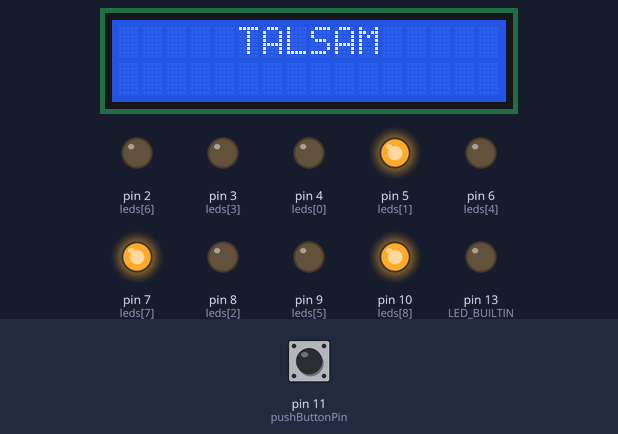
A program run on a simulated Arduino Nano, built with avr-gcc and run on an emulated ATmega328P. On the bench: 16×2 character LCD, output pins drawn as LEDs (lit = HIGH). The inputs (shaded band) are chosen by the test bench; at power-on: pin 11 (pushButtonPin) LOW. Random numbers use the default seed unless the program sets one.

Above: at 0.64 s.
At 1.05 s:
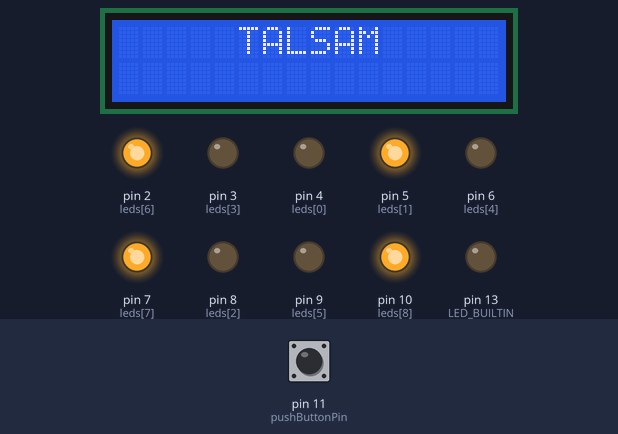
At 2.5 s:
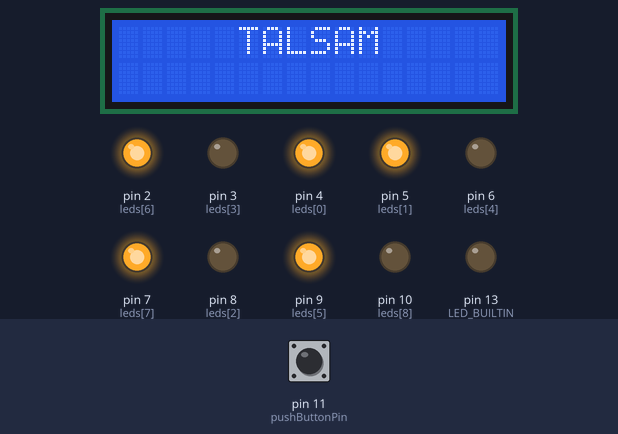
At 3.9 s:
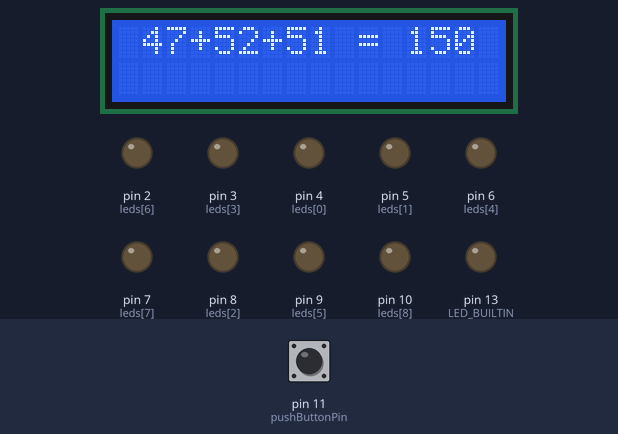
At 21.1 s:
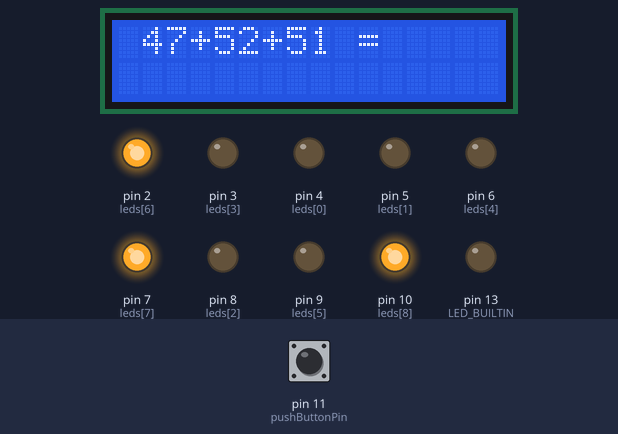
At 39.0 s:
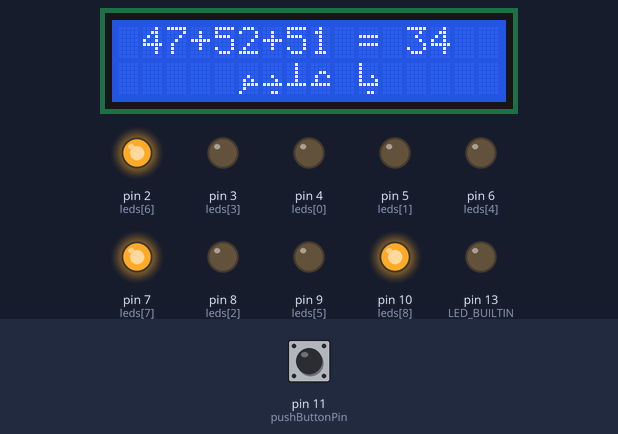
Timing chart, 0 to 40.0 s (numbered marks = the images above):
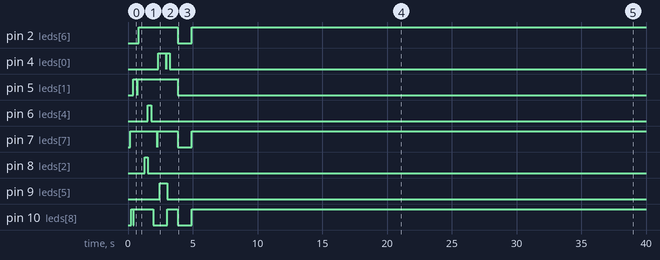

The program:

main.cpp
```cpp
#include <Arduino.h>

#include <Wire.h>
#include <LiquidCrystal_I2C.h>
#include <GOTStateMachine.h>


GOTStateMachine stateMachine(50);	// execute every 50 milliseconds
LiquidCrystal_I2C lcd(0x27, 16, 2);

#define BLINKING_LIGHT_RONDOMLY_INTERVAL 3000	// blinking light time

const int pushButtonPin = 11;  // the number of the push button pin

int leds[9] = {4, 5, 8, // LEDs [D2.. D10]
			   3, 6, 9,
			   2, 7, 10};

int gridNumbers[8][3] = {
					{49, 48, 53},
					{54, 50, 46},
					{47, 52, 51},
					{49, 54, 47},
					{48, 50, 52},
					{53, 46, 51},
					{49, 50, 51},
					{53, 50, 47}
				};

bool pushButtonState = false;
bool canClick = false;
int selectedAxis = 0;
int counter = 1;

byte yaChar[8] = {
	B10000,
	B10000,
	B10000,
	B10010,
	B10001,
	B11111,
	B00000,
	B00110
};

byte spaceChar[8] = {
	B00000,
	B00000,
	B00000,
	B00000,
	B00000,
	B00000,
	B00000,
	B00000
};


byte einChar[8] = {
	B00000,
	B00000,
	B00110,
	B01001,
	B01000,
	B11111,
	B00000,
	B00000
};

byte lamChar[8] = {
	B00100,
	B00100,
	B00100,
	B00100,
	B00100,
	B11111,
	B00000,
	B00000
};

byte ya2Char[8] = {
	B00000,
	B00000,
	B00000,
	B00100,
	B00010,
	B11111,
	B00000,
	B00110
};

byte memeChar[8] = {
	B00000,
	B00000,
	B00000,
	B00100,
	B01010,
	B01111,
	B01000,
	B10000
};


void initialize();
void start();
void randomLedsBlinking();
void setupStateMachine();
void printOnScreenAndStopLeds();
void turnOffLeds();
void lightCoordinatedLeds();
void printYa3aleemAndCount();
void turnOffLedsAndCLearScreen();
void writesTamatOrDoneOnLcd();
void turnOffLedsAndCLearScreen();

void setup() {
	initialize();
	stateMachine.setStartState(randomLedsBlinking);
}


void loop() {
	pushButtonState = digitalRead(pushButtonPin);
	stateMachine.execute();
	if (pushButtonState == HIGH && canClick) {
		canClick = false;
		stateMachine.setStartState(randomLedsBlinking);
	}
}


/**
 *****  Helpers ******
*/
void initialize() {
	pinMode(LED_BUILTIN, OUTPUT);
	pinMode(pushButtonPin, INPUT);
	for (size_t led = 0; led < sizeof(leds)/sizeof(int); led++) {
		pinMode(leds[led], OUTPUT);
	}
	Serial.begin(9600);

	lcd.createChar(2, yaChar);
	lcd.createChar(3, spaceChar);
	lcd.createChar(4, einChar);
	lcd.createChar(5, lamChar);
	lcd.createChar(6, ya2Char);
	lcd.createChar(7, memeChar);

	lcd.begin();
	lcd.backlight();
	lcd.clear();
}


void randomLedsBlinking() {
	lcd.clear();
	selectedAxis = random(0, 9);

	lcd.setCursor(5,0);
	lcd.print("TALSAM");

	digitalWrite(leds[random(0, sizeof(leds)/sizeof(int))], HIGH);
	delay(random(0, 200));
	digitalWrite(leds[random(0, sizeof(leds)/sizeof(int))], LOW);

	if (stateMachine.isDelayComplete(BLINKING_LIGHT_RONDOMLY_INTERVAL)) {
		stateMachine.changeState(printOnScreenAndStopLeds);
		return;
	}
}

void printOnScreenAndStopLeds() {
	lcd.clear();
	lcd.setCursor(0,0);
	String stringNumbers = " ";
	for (size_t c = 0; c < sizeof(gridNumbers[0])/sizeof(int); c++) {
		if (c != 2) {
			stringNumbers += String(gridNumbers[selectedAxis][c]) + "+";
		} else {
			stringNumbers += String(gridNumbers[selectedAxis][c]);
		}
	}
	delay(300);
	stringNumbers += " = 150";
	lcd.print(stringNumbers);
	if (stateMachine.isDelayComplete(500)) {
		stateMachine.changeState(turnOffLeds);
		return;
	}
}

void turnOffLeds() {
	for (size_t led = 0; led < sizeof(leds)/sizeof(int); led++) {
			digitalWrite(leds[led], LOW);
	}
	if (stateMachine.isDelayComplete(1000)) {
		stateMachine.changeState(lightCoordinatedLeds);
		return;
	}
}

void lightCoordinatedLeds() {
	switch (selectedAxis) {
		case 0:
			for (size_t i = 0; i < 3; i++) digitalWrite(leds[i], HIGH);
			break;
		case 1:
			for (size_t i = 3; i < 6; i++)	digitalWrite(leds[i], HIGH);
			break;
		case 2:
			for (size_t i = 6; i < 9; i++)	digitalWrite(leds[i], HIGH);
			break;
		case 3:
			for (size_t i = 0; i < 7; i+=3)	digitalWrite(leds[i], HIGH);
			break;
		case 4:
			for (size_t i = 1; i < 8; i+=3)	digitalWrite(leds[i], HIGH);
			break;
		case 5:
			for (size_t i = 2; i < 9; i+=3)	digitalWrite(leds[i], HIGH);
			break;
		case 6:
			for (size_t i = 0; i < 9; i+=4)	digitalWrite(leds[i], HIGH);
			break;
		case 7:
			for (size_t i = 2; i < 7; i+=2)	digitalWrite(leds[i], HIGH);
			break;
		default:
			break;;
	}
	if (stateMachine.isDelayComplete(100)) {
		stateMachine.changeState(printYa3aleemAndCount);
		counter = 1;
		return;
	}
}

void printYa3aleemAndCount() {
	lcd.setCursor(12, 0);
	lcd.print(counter);
	lcd.setCursor(5, 1);
	for (size_t i = 7; i > 1; i--) {	lcd.write(i);	}
	delay(500);
	lcd.setCursor(12, 0);
	lcd.print("   ");
	lcd.setCursor(1, 1);
	lcd.print("               ");
	delay(500);
	counter++;

	if (stateMachine.isDelayComplete(163000) || counter >= 151) {
		stateMachine.changeState(writesTamatOrDoneOnLcd);
		return;
	}
}

void writesTamatOrDoneOnLcd() {
	lcd.clear();
	lcd.setCursor(1, 6);
	lcd.print("TAMAT");
	if (stateMachine.isDelayComplete(2000)) {
		stateMachine.changeState(turnOffLedsAndCLearScreen);
		return;
	}
}

void turnOffLedsAndCLearScreen() {
	turnOffLeds();
	lcd.clear();
	canClick = true;
	if (stateMachine.isDelayComplete(1000)) {
		stateMachine.changeState(turnOffLedsAndCLearScreen);
		return;
	}
}
```

Measured:
- by itself, pin 2 (leds[6]): LOW → HIGH at 0.83 s, → LOW 3.0 s later, → HIGH 1.1 s later
- by itself, pin 4 (leds[0]): LOW → HIGH at 2.3 s, → LOW 0.61 s later, → HIGH 0.01 s later, → LOW 0.26 s later
- by itself, pin 5 (leds[1]): LOW → HIGH at 0.41 s, → LOW 0.29 s later, → HIGH 0.01 s later, → LOW 3.1 s later
- by itself, pin 6 (leds[4]): LOW → HIGH at 1.5 s, → LOW 0.26 s later
- by itself, pin 7 (leds[7]): goes HIGH 2.1 s, LOW 0.01 s, HIGH 1.6 s, LOW 1.1 s, then HIGH
- by itself, pin 8 (leds[2]): LOW → HIGH at 1.3 s, → LOW 0.25 s later
- by itself, pin 9 (leds[5]): LOW → HIGH at 2.4 s, → LOW 0.60 s later
- by itself, pin 10 (leds[8]): goes HIGH 0.14 s, LOW 0.06 s, HIGH 1.5 s, LOW 1.1 s, HIGH 0.81 s, LOW 1.1 s, then HIGH
